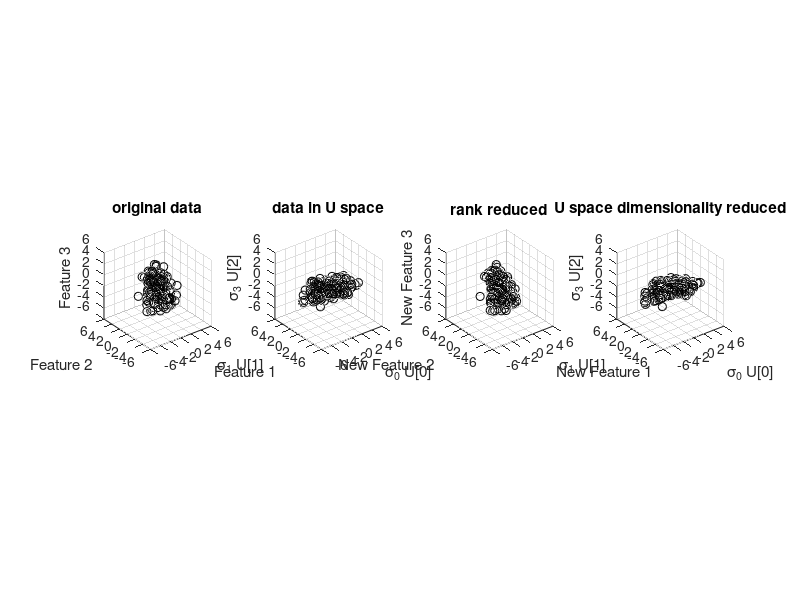

MATLAB code to generate this figure:
% Sascha Spors, Professorship Signal Theory and Digital Signal Processing, 
% Institute of Communications Engineering (INT), Faculty of Computer Science
% and Electrical Engineering (IEF), University of Rostock, Germany
%
% Data Driven Audio Signal Processing - A Tutorial with Computational Examples
% Feel free to contact lecturer frank.schultz@uni-rostock.de
%
% Exercise 06: SVD / PCA on 3D data

clear all
%close all
clc

rng(4)
xmax = 6;

N = 200;
R = 3;
mu = [0, 0, 0];
sigma = [3, 2, 0; 2, 3, 1; 0, 1, 1];
A = mvnrnd(mu, sigma, N);
A = A - mean(A);  % if mean free col SVD and pca() are same
if R ~= rank(A)  % check rank
    disp('!!! matrix A has not the desired rank R !!!')
end

[coeff, score, latent] = pca(A);
[U, S, V] = svd(A);
pcs = U*S;  % known as principal component signals/scores
pcl = V;  % known as principal component loadings/coefficients

%% check pca() vs. SVD solution -> must yield numerical zero
tmp = 0;
for c=1:size(score, 2)
    tmp = tmp + min(norm(pcs(:, c) + score(:, c)), norm(pcs(:, c) - score(:, c)));
    tmp = tmp + min(norm(pcl(:, c) + coeff(:, c)), norm(pcl(:, c) - coeff(:, c))); 
end
disp('we should get numerical zero which indicates our manual SVD == pca()')
tmp / size(score, 2) / 2

%% check 4 subspaces
disp('4 subspace check of A -> orth() / null() vs. SVD data')
norm(orth(A) - U(:, 1:R),'fro')  % check column space == 1st two cols of U
null(A)  % check null space == zero vec
norm(orth(A') - V, 'fro')  % check row space == all V
norm(null(A') - U(:, R+1:end), 'fro')  % check left null space, remaining cols of U->large

%%
disp('the variance of the principal component signals')
var(pcs).'
disp('is equal to the eigvals(A''*A) / (N-1)')
R = A'*A / (size(A, 1)-1);
sort(eig(R), 'descend')
disp('is equal to the (sing vals of A)^2 / (N-1)')
diag(S'*S) / (size(A, 1)-1)
disp('is equal to latent from pca()')
latent


%%
R_red = 2;
Dim_red = R_red;

% rank1-matrix superposition up to rank R_red
S_tmp = S;
for r = R_red+1:size(S, 2)
    S_tmp(r, r) = 0;
end
A_R_red = (U*S_tmp) * V';
% we can do this also by setting corresponding PC loadings to zero
% V_red = V;
% V_red(:, R_red+1:end) = 0;
% A_R_red = (U*S) * V_red';

A_Dim_red = A*0;  % we use same dim as A for convenient plotting the data
% however the last R-Dim_red columns are exactly zero and thus the matrix
% is of dim N x Dim_red
A_Dim_red(:, 1:Dim_red) = pcs(:, 1:Dim_red);  % pcs = U*S
% cf. the lecture approach, slide 5-23:
%   tmp = A*0;
%   tmp(:, 1:Dim_red) = A * V(:, 1:Dim_red);

% if Dim_red == R_red the matrix
A_R_red2 = A_Dim_red(:, 1:Dim_red) * V(:, 1:Dim_red)';
% is same as A_R_red from above
norm(A_R_red2-A_R_red,'fro')
% in lecture known as
% Reconstruction using a limited number of principle components, cf. slide 5-23

%% plot
subplot(1, 4, 1)
for n = 1:N
    plot3(A(n, 1), A(n, 2), A(n, 3), 'ko'), hold on 
end
hold off
xlim([-xmax, xmax])
ylim([-xmax, xmax])
zlim([-xmax, xmax])
axis square
xlabel('Feature 1')
ylabel('Feature 2')
zlabel('Feature 3')
title('original data')
grid on

subplot(1, 4, 2)
for n = 1:N
    plot3(pcs(n, 1), pcs(n, 2), pcs(n, 3), 'ko'), hold on 
end
hold off
xlim([-xmax, xmax])
ylim([-xmax, xmax])
zlim([-xmax, xmax])
axis square
xlabel('\sigma_0 U[0]')
ylabel('\sigma_1 U[1]')
zlabel('\sigma_3 U[2]')
title('data in U space')
grid on

subplot(1, 4, 3)
for n = 1:N
    plot3(A_R_red(n, 1), A_R_red(n, 2), A_R_red(n, 3), 'ko'), hold on 
end
hold off
xlim([-xmax, xmax])
ylim([-xmax, xmax])
zlim([-xmax, xmax])
axis square
xlabel('New Feature 1')
ylabel('New Feature 2')
zlabel('New Feature 3')
title('rank reduced')
grid on

subplot(1, 4, 4)
for n = 1:N
    plot3(A_Dim_red(n, 1), A_Dim_red(n, 2), A_Dim_red(n, 3), 'ko'), hold on 
end
hold off
xlim([-xmax, xmax])
ylim([-xmax, xmax])
zlim([-xmax, xmax])
axis square
xlabel('\sigma_0 U[0]')
ylabel('\sigma_1 U[1]')
zlabel('\sigma_3 U[2]')
title('U space dimensionality reduced')
grid on



%%
disp('percentage of explained variance')
latent/sum(latent) * 100
disp('cumsum percentage of explained variance')
cumsum(latent)/sum(latent)*100

xmax
disp('xmax should be larger than')
max([max(max(abs(A)))...
max(max(abs(pcs)))...
max(max(abs(A_R_red)))...
max(max(abs(A_Dim_red)))])








